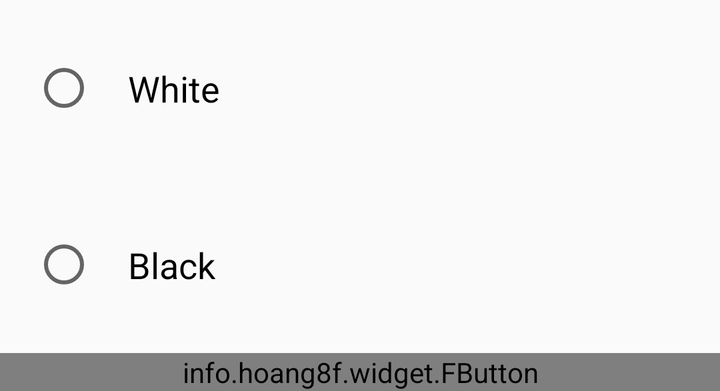
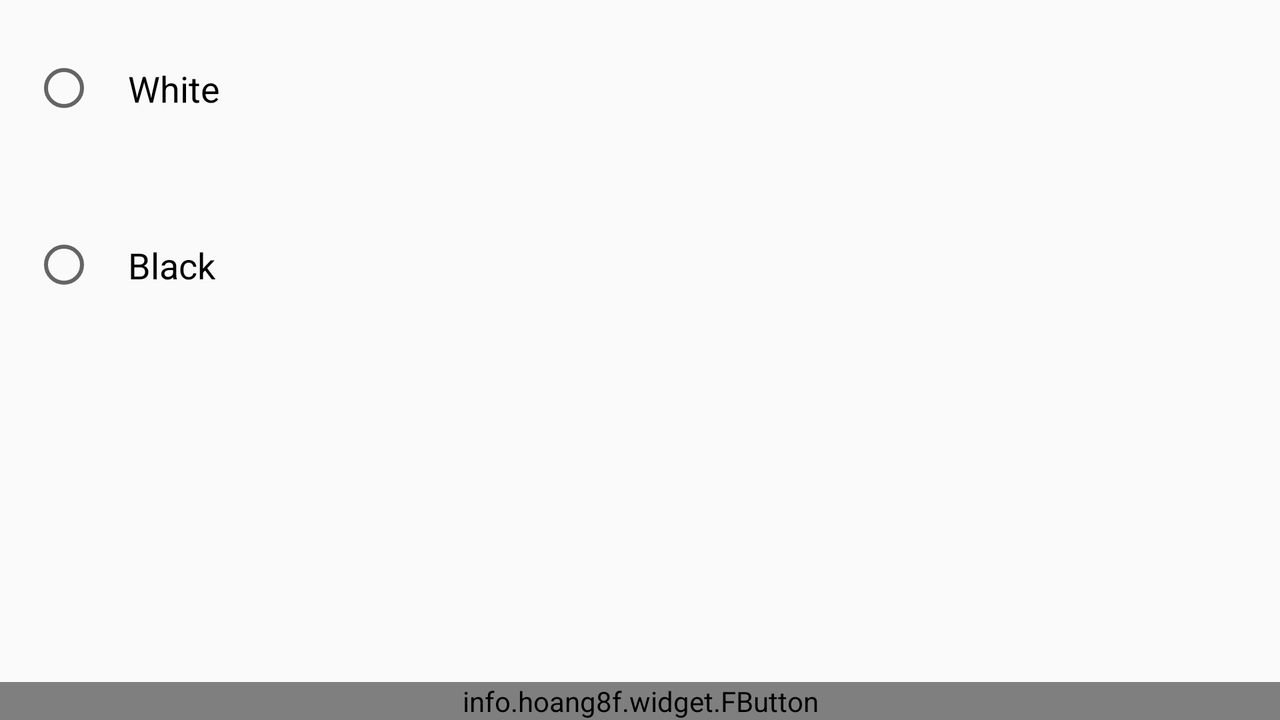

An Android layout and its configuration variant, each rendered on a device that would load it. The default file and the variant file are quoted in full after the pictures.
<!-- AndroidManifest.xml: application theme AppTheme -->
<!-- res/layout/background_color.xml -->
<?xml version="1.0" encoding="utf-8"?>
<LinearLayout xmlns:android="http://schemas.android.com/apk/res/android"
    android:layout_width="match_parent"
    android:layout_height="wrap_content"
    android:orientation="vertical">

    <RadioGroup
        android:layout_width="match_parent"
        android:layout_height="wrap_content">

        <RadioButton
            android:id="@+id/w"
            android:layout_width="match_parent"
            android:layout_height="wrap_content"
            android:layout_margin="16dp"
            android:padding="16dp"
            android:text="White"
            android:textSize="18sp" />

        <RadioButton
            android:id="@+id/b"
            android:layout_width="match_parent"
            android:layout_height="wrap_content"
            android:layout_margin="16dp"
            android:padding="16dp"
            android:text="Black"
            android:textSize="18sp" />

    </RadioGroup>

    <info.hoang8f.widget.FButton
        android:id="@+id/saveBackground"
        android:layout_width="match_parent"
        android:layout_height="wrap_content"
        android:fontFamily="monospace"
        android:text="Save"
        android:textAllCaps="false"
        android:textColor="#fff"
        android:textStyle="bold" />


</LinearLayout>
<!-- resources referenced by this layout -->
<resources>
  <style name="AppTheme" parent="Theme.AppCompat.Light.DarkActionBar">
          
          <item name="colorPrimary">@color/colorPrimary</item>
          <item name="colorPrimaryDark">@color/colorPrimaryDark</item>
          <item name="colorAccent">@color/colorAccent</item>
      </style>
  <color name="colorPrimary">#1E88E5</color>
  <color name="colorPrimaryDark">#039BE5</color>
  <color name="colorAccent">#212121</color>
</resources>
<!-- res/layout-land/background_color.xml (the repository's variant of the layout above) -->
<!-- drawn on the phone turned sideways -->
<?xml version="1.0" encoding="utf-8"?>
<RelativeLayout xmlns:android="http://schemas.android.com/apk/res/android"
    android:layout_width="match_parent"
    android:layout_height="wrap_content"
    android:orientation="vertical">

    <ScrollView
        android:layout_width="match_parent"
        android:layout_height="match_parent"
        android:layout_marginBottom="70dp">

        <LinearLayout
            android:layout_width="match_parent"
            android:layout_height="wrap_content"
            android:orientation="vertical">

            <RadioGroup
                android:layout_width="match_parent"
                android:layout_height="wrap_content">

                <RadioButton
                    android:id="@+id/w"
                    android:layout_width="match_parent"
                    android:layout_height="wrap_content"
                    android:layout_margin="16dp"
                    android:padding="16dp"
                    android:text="White"
                    android:textSize="18sp" />

                <RadioButton
                    android:id="@+id/b"
                    android:layout_width="match_parent"
                    android:layout_height="wrap_content"
                    android:layout_margin="16dp"
                    android:padding="16dp"
                    android:text="Black"
                    android:textSize="18sp" />

            </RadioGroup>

        </LinearLayout>
    </ScrollView>

    <info.hoang8f.widget.FButton
        android:id="@+id/saveBackground"
        android:layout_width="match_parent"
        android:layout_height="wrap_content"
        android:layout_alignParentBottom="true"
        android:fontFamily="monospace"
        android:text="Save"
        android:textAllCaps="false"
        android:textColor="#fff"
        android:textStyle="bold" />


</RelativeLayout>
